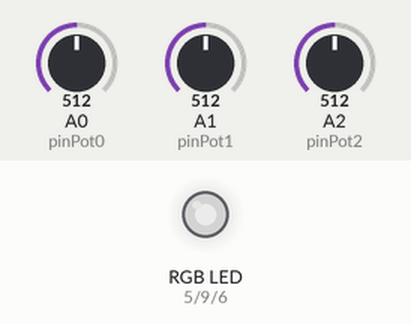
A sketch run on a simulated Arduino Uno, built with avr-gcc and run on an emulated ATmega328P. On the bench: an RGB LED mixed from three pins (HIGH = lit). Inputs (shaded band) come from the test bench; at power-on: A0 (pinPot0) = 512, A1 (pinPot1) = 512, A2 (pinPot2) = 512. Dim RGB values are drawn brighter than linear.

Above: at 1.2 s.
1.3 s: A0 (pinPot0) set to 716
At 1.6 s:
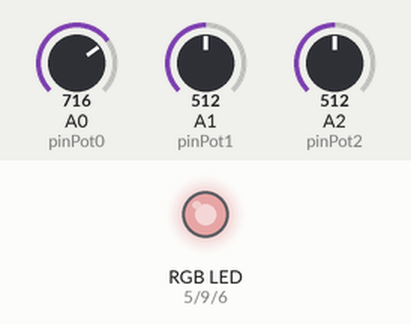
2.8 s: A1 (pinPot1) set to 716
At 4.0 s:
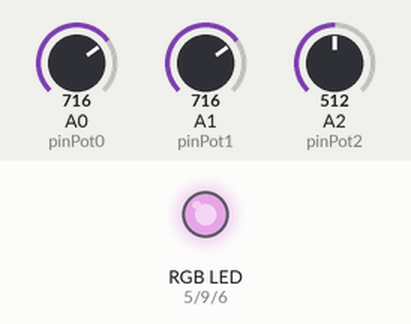
4.3 s: A2 (pinPot2) set to 716
At 5.3 s:
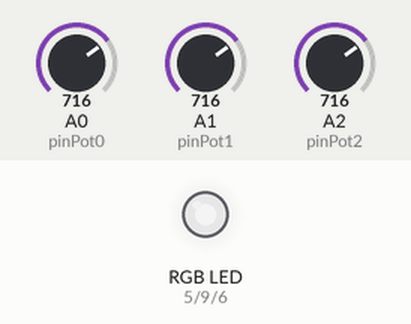
5.8 s: A0 (pinPot0) set to 900
At 6.6 s:
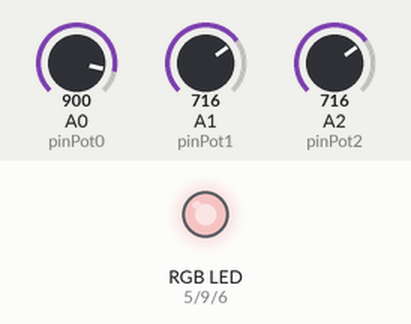
7.3 s: A1 (pinPot1) set to 900
At 8.5 s:
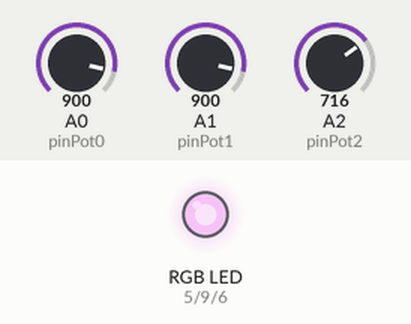
8.8 s: A2 (pinPot2) set to 900
At 9.8 s:
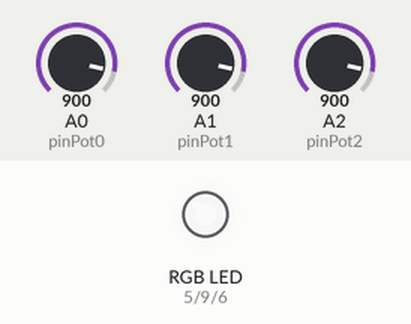
Timing chart, 0 to 11.3 s (numbered marks = the images above; inputs shaded):
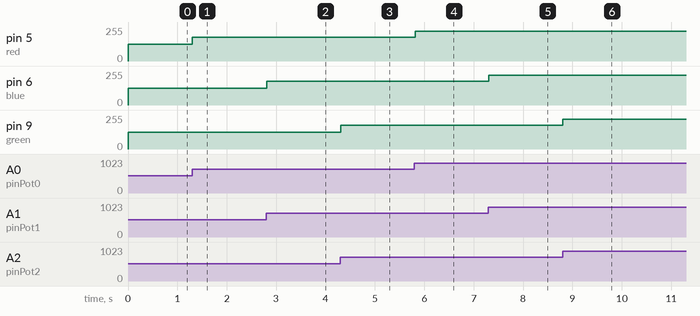

The sketch:

Code.ino
```cpp
int red = 5;
int blue = 6;
int green = 9;
const int pinPot0 = A0;
const int pinPot1 = A1;
const int pinPot2 = A2;
int valorPot0 = 0;
int valorPot1 = 0;
int valorPot2 = 0;
int IntsR = 0;
int IntsB = 0;
int IntsG = 0;

void setup()
{
  pinMode(pinPot0, INPUT);
  pinMode(pinPot1, INPUT);
  pinMode(pinPot2, INPUT);
  pinMode(red, OUTPUT);
  pinMode(blue, OUTPUT);
  pinMode(green, OUTPUT);
}

void loop()
{
  valorPot0 = analogRead(pinPot0);
  IntsR = map(valorPot0, 0, 1023, 0, 255);
  analogWrite(red, IntsR);
  valorPot1 = analogRead(pinPot1);
  IntsB = map(valorPot1, 0, 1023, 0, 255);
  analogWrite(blue, IntsB);
  valorPot2 = analogRead(pinPot2);
  IntsG = map(valorPot2, 0, 1023, 0, 255);
  analogWrite(green, IntsG);
  delay(15);
}
```

Measured:
- after the input at 1.3 s, pin 5 (red): 127/255 → 178/255 at once
- after the input at 2.8 s, pin 6 (blue): 127/255 → 178/255 at once
- after the input at 4.3 s, pin 9 (green): 127/255 → 178/255 at once
- after the input at 5.8 s, pin 5 (red): 178/255 → 224/255 at once
- after the input at 7.3 s, pin 6 (blue): 178/255 → 224/255 at once
- after the input at 8.8 s, pin 9 (green): 178/255 → 224/255 at once
